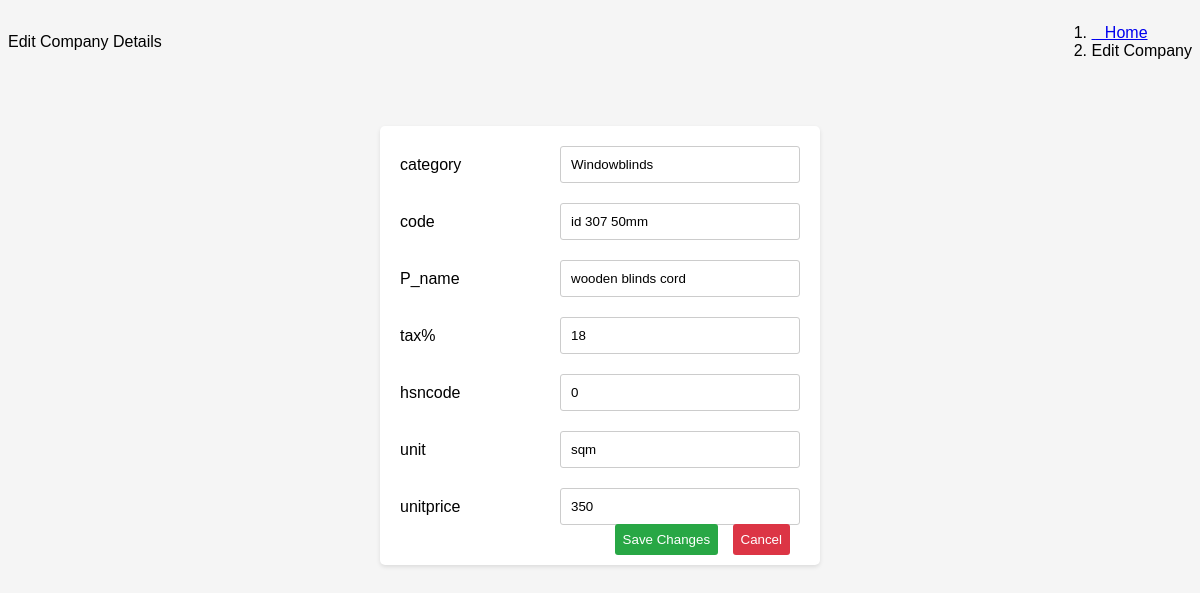
Screenshot of /windowblindedit/10 with the database file from the repository.
### home_deckline/models.py (models this page shows)
class windowblinds(models.Model):
   category=models.CharField(max_length=50,null=True)
   productcode=models.CharField(max_length=15,null=True)
   productname=models.CharField(max_length=20,null=True)
   taxpercent=models.CharField(max_length=50,null=True)
   hsncode=models.CharField(max_length=50,null=True)
   unit=models.CharField(max_length=50,null=True)
   unitprice=models.CharField(max_length=50,null=True)

### home_deckline/views.py (the view)
# urls.py: path('windowblindedit/<id>',views.windowblindedit),
def windowblindedit(request,id):
    obj = get_object_or_404(windowblinds, pk=id)
    context = {
        'comp' : obj
    }
    return render(request,'windowblindedit.html',context)

### templates/windowblindedit.html (shortened to what this page needs)
<!DOCTYPE html>
{% load static %}
<head>
    <link rel="stylesheet" href="https://cdn.datatables.net/1.11.5/css/jquery.dataTables.min.css">
    <link rel="stylesheet" href="https://cdnjs.cloudflare.com/ajax/libs/font-awesome/5.15.4/css/all.min.css">
</head>
<body>
    <div id="page-wrapper">
        <div class="header">
            <div class="navbar2">
                <p class="financial-year">Edit Company Details</p>
                <ol class="breadcrumb">
                    <li><a href="/dashboard/"> &nbsp;&nbsp;Home</a></li>
                    <li class="active">Edit Company</li>
                </ol>
            </div>
        </div>
        <div class="container">
            <form method="POST" action="/windowsaveinfo/" enctype="multipart/form-data">{% csrf_token %}
                <div class="form-group">
                    <label for="category">category</label>
                    <input type="text" id="category" name="category" value="{{ comp.category }}" required>
                </div>
                <div class="form-group">
                    <label for="code">code</label>
                    <input type="text" id="code" name="code" value="{{ comp.productcode }}" required>
                </div>
                <div class="form-group">
                    <label for="P_name">P_name</label>
                    <input type="text" id="P_name" name="p_name" value="{{ comp.productname }}" required>
                </div>
                <div class="form-group">
                    <label for="tax%">tax%</label>
                    <input type="text" id="tax%" name="tax%" value="{{ comp.taxpercent }}" required>
                </div>
                <div class="form-group">
                    <label for="hsncode">hsncode</label>
                    <input type="text" id="hsncode" name="hsncode" value="{{ comp.hsncode }}" required>
                </div>
                <div class="form-group">
                    <label for="unit">unit</label>
                    <input type="text" id="unit" name="unit" value="{{ comp.unit }}" required>
                </div>
                <div class="form-group">
                    <label for="unitprice">unitprice</label>
                    <input type="text" id="unitprice" name="unitprice" value="{{ comp.unitprice }}" required>
                </div>
                <div class="button-container">
                    <button type="submit" class="submit">Save Changes</button>
                    <button type="button" class="cancel" onclick="window.location.href='/windowblind/'">Cancel</button>
                </div>
            </form>
        </div>
    </div>
</body>
</html>

### templates/windowblindedit.html (style rules this page uses)
body { font-family: Arial, sans-serif; background-color: #f5f5f5; }
.container { max-width: 400px; margin: 50px auto; padding: 20px; background-color: #ffffff; border-radius: 5px; box-shadow: 0 2px 4px rgba(0, 0, 0, 0.1); position: relative; }
.form-group { margin-bottom: 20px; display: flex; align-items: center; }
label { width: 150px; margin-right: 10px; }
input[type="text"], input[type="email"], input[type="tel"] { flex: 1; padding: 10px; border: 1px solid #ccc; border-radius: 3px; }
button { display: inline-block; padding: 8px; border: none; border-radius: 3px; cursor: pointer; margin-right: 10px; }
button.submit { background-color: #28a745; color: #ffffff; }
button.cancel { background-color: #dc3545; color: #ffffff; }
.button-container { position: absolute; bottom: 10px; right: 20px; }
.navbar2 { display: flex; justify-content: space-between; align-items: center; }
.breadcrumb { margin-left: auto; }
.financial-year { margin-right: auto; }

### rows the page displays
windowblinds: category "Windowblinds", code "id 307 50mm", p_name "wooden blinds cord", taxpercent "18", hsncode "0", unit "sqm", unitprice "350"
